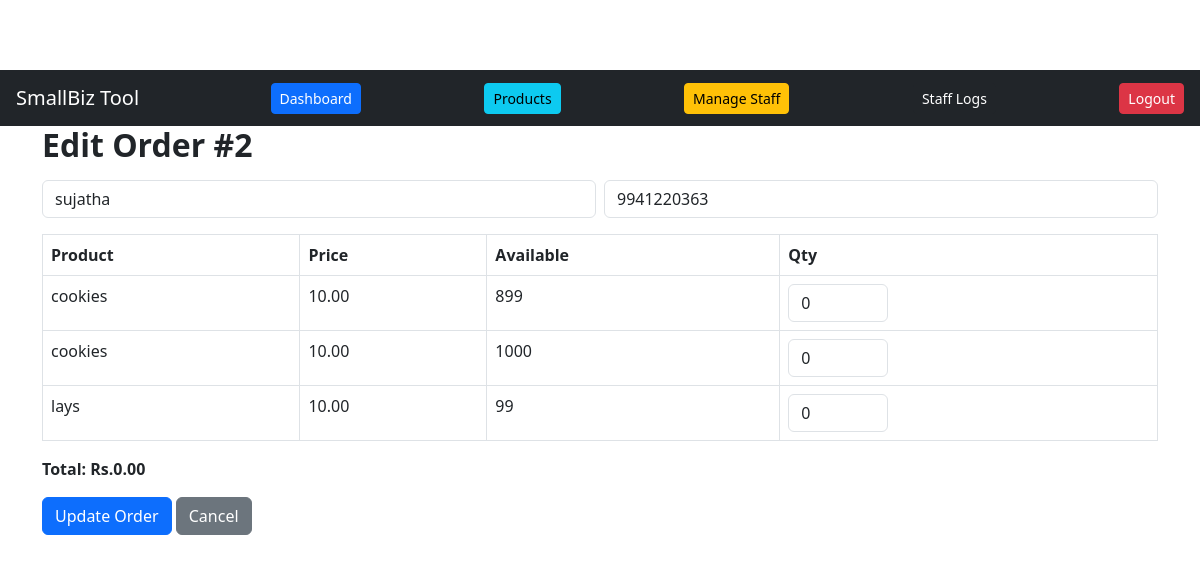
The app's page /edit_order/2 (signed in) with its own data.
### app.py (models this page shows)
class Order(db.Model):
    id = db.Column(db.Integer, primary_key=True)
    user_id = db.Column(db.Integer, db.ForeignKey('user.id'))
    customer_id = db.Column(db.Integer, db.ForeignKey('customer.id'))
    invoice_no = db.Column(db.String(50))
    subtotal = db.Column(db.Float, default=0.0)
    tax_total = db.Column(db.Float, default=0.0)
    total_amount = db.Column(db.Float, default=0.0)
    date = db.Column(db.String(50))
    items = db.relationship('OrderItem', backref='order', cascade='all, delete-orphan')
    customer = db.relationship('Customer', lazy='joined')

class Customer(db.Model):
    id = db.Column(db.Integer, primary_key=True)
    user_id = db.Column(db.Integer, db.ForeignKey('user.id'))
    name = db.Column(db.String(120))
    phone = db.Column(db.String(30))
    notes = db.Column(db.String(255))

class Product(db.Model):
    id = db.Column(db.Integer, primary_key=True)
    user_id = db.Column(db.Integer, db.ForeignKey('user.id'))
    name = db.Column(db.String(120))
    price = db.Column(db.Float, default=0.0)
    quantity = db.Column(db.Integer, default=0)      # editable by staff (available qty)
    gst_percent = db.Column(db.Float, default=0.0)   # owner sets

### app.py (the view, shortened to what this page needs)
@app.route('/edit_order/<int:id>', methods=['GET','POST'])
@login_required
def edit_order(id):
    order = Order.query.get_or_404(id)
    for old_item in order.items:
        pr = Product.query.get(old_item.product_id)
        pr.quantity += old_item.quantity
    products = Product.query.filter_by(user_id=current_user.id).all()
    item_qty = {it.product_id: it.quantity for it in order.items}
    customer = Customer.query.get(order.customer_id)
    return render_template('edit_order.html', order=order, products=products, item_qty=item_qty, customer=customer)

### app.py (called while the page is built)
@login_manager.user_loader
def load_user(user_id):
    return User.query.get(int(user_id))

### templates/edit_order.html (shortened to what this page needs)
{% extends "base.html" %}
{% block content %}
<h2 class="fw-bold mb-3">Edit Order #{{ order.invoice_number or order.id }}</h2>
<form method="post">
  <div class="row g-2 mb-3">
    <div class="col-md-6"><input class="form-control" name="customer_name" value="{{ customer.name }}" required></div>
    <div class="col-md-6"><input class="form-control" name="customer_phone" value="{{ customer.phone }}" required></div>
  </div>
  <table class="table table-bordered">
    <thead><tr><th>Product</th><th>Price</th><th>Available</th><th>Qty</th></tr></thead>
    <tbody>
      {% for p in products %}
      <tr>
        <td>{{ p.name }}</td>
        <td id="price_{{ p.id }}">{{ "%.2f"|format(p.price) }}</td>
        <td>{{ p.quantity }}</td>
        <td><input type="number" name="qty_{{ p.id }}" min="0" value="{{ item_qty.get(p.id, 0) }}" class="form-control qty-input" style="width:100px;"></td>
      </tr>
      {% endfor %}
    </tbody>
  </table>
  <div id="quick_total_preview" class="mb-3 fw-bold"></div>
  <button class="btn btn-primary">Update Order</button>
  <a href="{{ url_for('order_summary', order_id=order.id) }}" class="btn btn-secondary">Cancel</a>
</form>
{% endblock %}

### templates/base.html (style rules this page uses)
body { padding-top:70px; }

### records on screen
Order: id "2"
Customer: customer_name "sujatha", customer_phone "9941220363"
Product: name "cookies", price "10.00", quantity "899", get "0"
Product: name "cookies", price "10.00", quantity "1000", get "0"
Product: name "lays", price "10.00", quantity "99", get "0"
